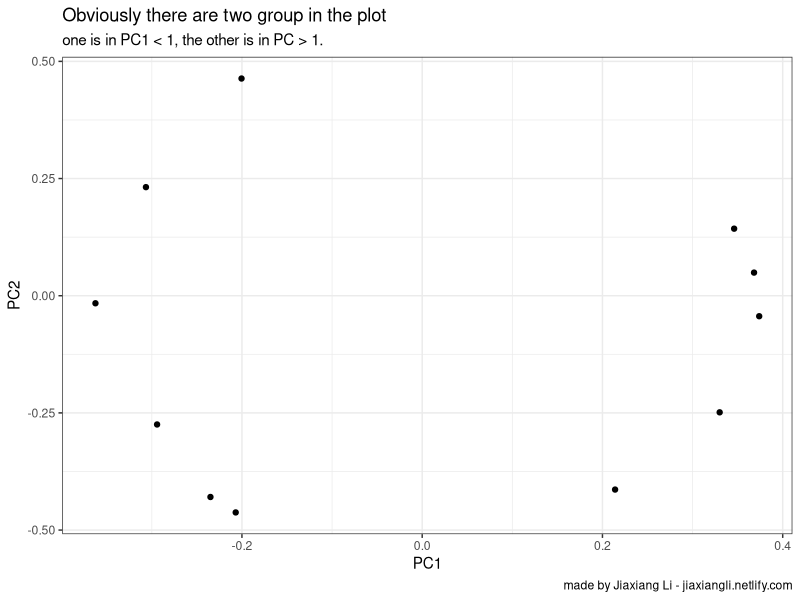
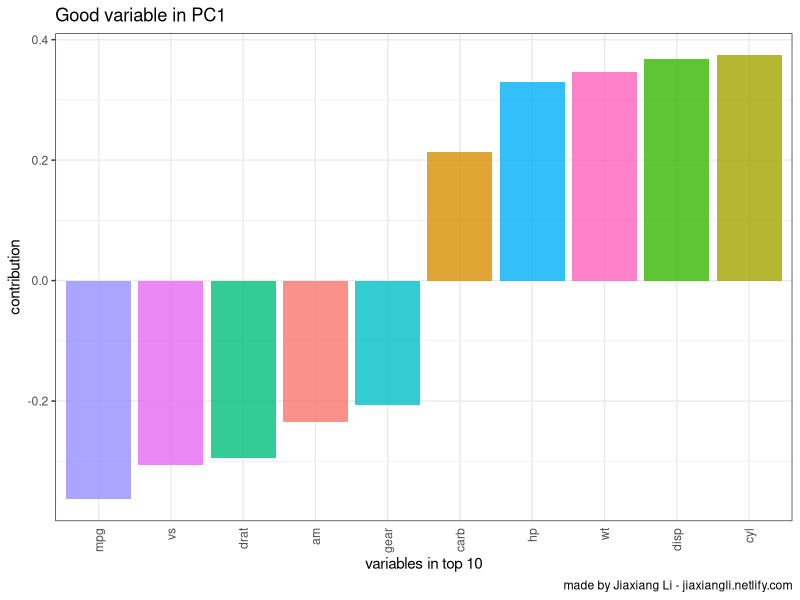
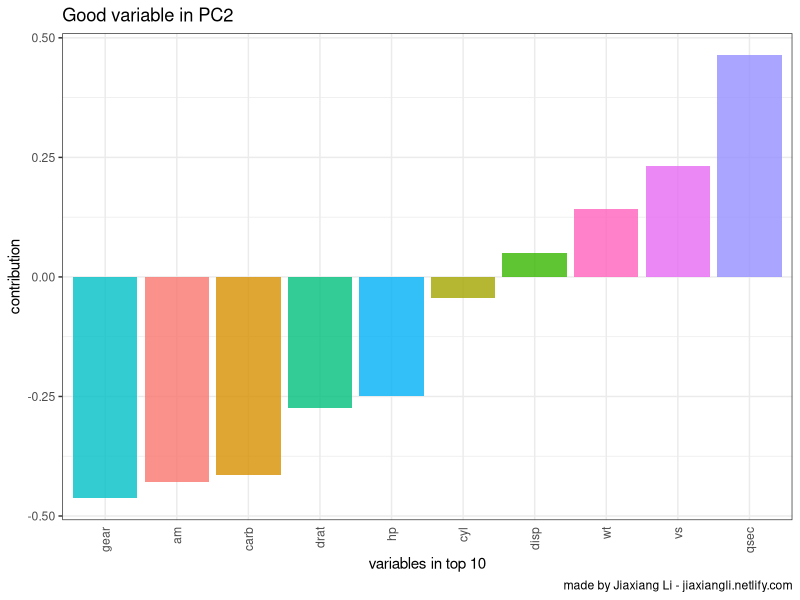

These figures' R source, in order:
## ---- chunk 1
knitr::opts_chunk$set(warning = FALSE, message = FALSE)
library(data.table)
library(tidyverse)
library(irlba)
## ---- chunk 2
mtcars
pca_data <- 
    mtcars %>% 
    na.omit() %>% 
    prcomp_irlba(n=2,center = T,scale. = T) %>% 
    .$rotation %>% 
    as.data.frame()
pca_data
pca_data %>% 
    ggplot(aes(PC1,PC2)) +
    geom_point() +
    theme_bw() +
    labs(
        title = 'Obviously there are two group in the plot'
        ,subtitle = 'one is in PC1 < 1, the other is in PC > 1.'
        ,captionn = 'made by Jiaxiang Li - jiaxiangli.netlify.com'
    )
pca_data %>% 
    mutate(name = mtcars %>% names) %>% 
    top_n(10,abs(PC1)) %>% 
    mutate(name = as.factor(name)) %>% 
    ggplot(aes(
        x = fct_reorder(name,PC1)
        ,y = PC1
        ,fill = name
    )) +
        geom_col(show.legend = FALSE, alpha = 0.8) +
        theme_bw() +
        theme(axis.text.x = element_text(angle = 90, hjust = 1, vjust = 0.5), 
              axis.ticks.x = element_blank()) +
        labs(
            x = 'variables in top 10'
            ,y = 'contribution'
            ,title = 'Good variable in PC1'
            ,captionn = 'made by Jiaxiang Li - jiaxiangli.netlify.com'
        )
pca_data %>% 
    mutate(name = mtcars %>% names) %>% 
    top_n(10,abs(PC2)) %>% 
    mutate(name = as.factor(name)) %>% 
    ggplot(aes(
        x = fct_reorder(name,PC2)
        ,y = PC2
        ,fill = name
    )) +
        geom_col(show.legend = FALSE, alpha = 0.8) +
        theme_bw() +
        theme(axis.text.x = element_text(angle = 90, hjust = 1, vjust = 0.5), 
              axis.ticks.x = element_blank()) +
        labs(
            x = 'variables in top 10'
            ,y = 'contribution'
            ,title = 'Good variable in PC2'
            ,captionn = 'made by Jiaxiang Li - jiaxiangli.netlify.com'
        )
